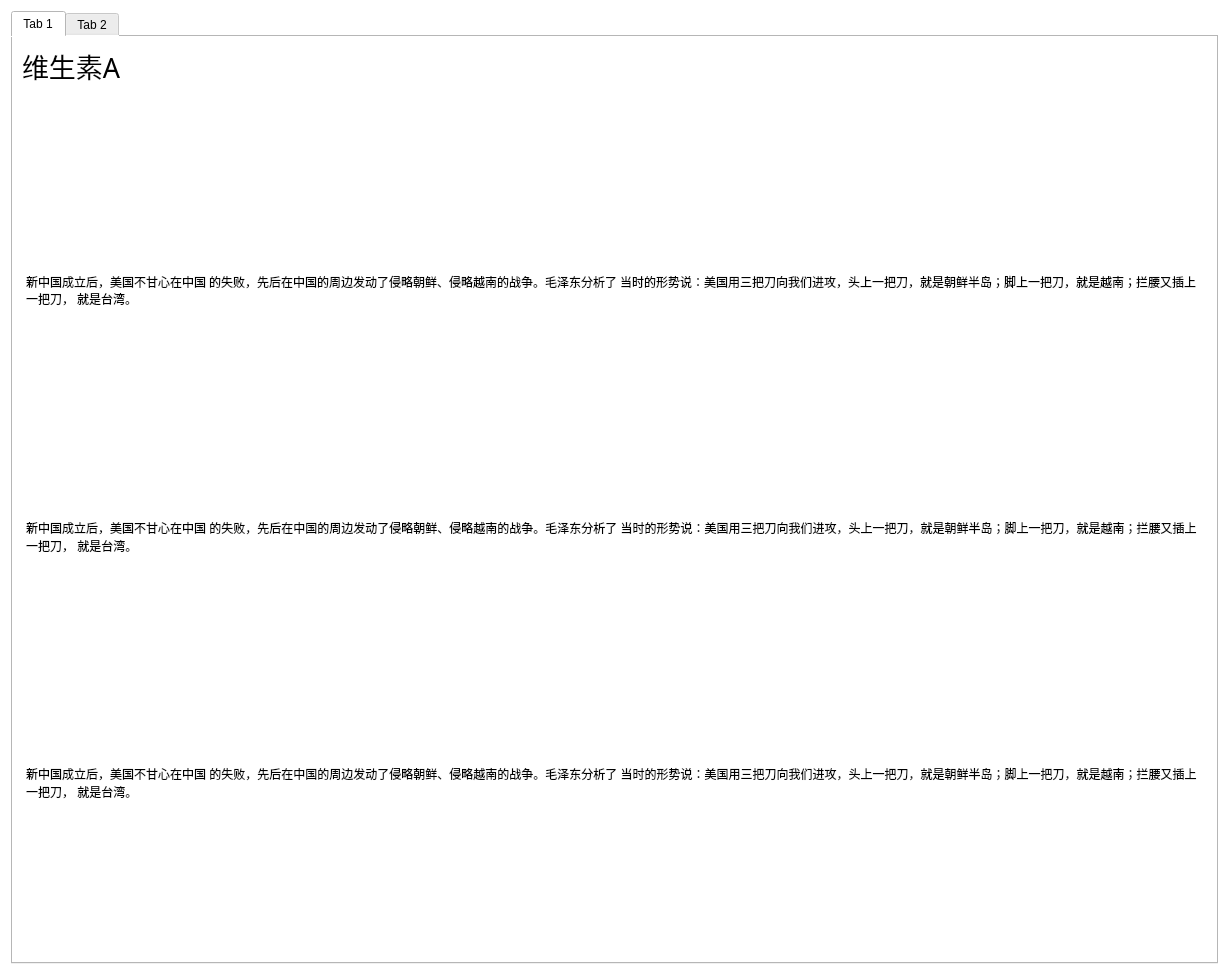
<?xml version="1.0" encoding="UTF-8"?>
<ui version="4.0">
 <class>Dialog</class>
 <widget class="QDialog" name="Dialog">
  <property name="geometry">
   <rect>
    <x>0</x>
    <y>0</y>
    <width>1229</width>
    <height>975</height>
   </rect>
  </property>
  <property name="windowTitle">
   <string>诊断结果</string>
  </property>
  <property name="styleSheet">
   <string notr="true">background-color : white;
</string>
  </property>
  <layout class="QVBoxLayout" name="verticalLayout">
   <item>
    <widget class="QTabWidget" name="tabWidget">
     <property name="currentIndex">
      <number>0</number>
     </property>
     <widget class="QWidget" name="tab">
      <attribute name="title">
       <string>Tab 1</string>
      </attribute>
      <layout class="QVBoxLayout" name="verticalLayout_2">
       <property name="spacing">
        <number>20</number>
       </property>
       <item>
        <widget class="QLabel" name="label">
         <property name="font">
          <font>
           <family>华文中宋</family>
           <pointsize>20</pointsize>
          </font>
         </property>
         <property name="text">
          <string>维生素A</string>
         </property>
        </widget>
       </item>
       <item>
        <spacer name="verticalSpacer">
         <property name="orientation">
          <enum>Qt::Vertical</enum>
         </property>
         <property name="sizeHint" stdset="0">
          <size>
           <width>20</width>
           <height>40</height>
          </size>
         </property>
        </spacer>
       </item>
       <item>
        <widget class="QLabel" name="label_4">
         <property name="text">
          <string/>
         </property>
         <property name="pixmap">
          <pixmap>pictures/pic1.png</pixmap>
         </property>
        </widget>
       </item>
       <item>
        <widget class="QTextBrowser" name="textBrowser">
         <property name="font">
          <font>
           <family>华文仿宋</family>
          </font>
         </property>
         <property name="styleSheet">
          <string notr="true">border : 0px ;</string>
         </property>
         <property name="html">
          <string>&lt;!DOCTYPE HTML PUBLIC &quot;-//W3C//DTD HTML 4.0//EN&quot; &quot;http://www.w3.org/TR/REC-html40/strict.dtd&quot;&gt;
&lt;html&gt;&lt;head&gt;&lt;meta name=&quot;qrichtext&quot; content=&quot;1&quot; /&gt;&lt;style type=&quot;text/css&quot;&gt;
p, li { white-space: pre-wrap; }
&lt;/style&gt;&lt;/head&gt;&lt;body style=&quot; font-family:'华文仿宋'; font-size:9pt; font-weight:400; font-style:normal;&quot;&gt;
&lt;p style=&quot; margin-top:0px; margin-bottom:0px; margin-left:0px; margin-right:0px; -qt-block-indent:0; text-indent:0px;&quot;&gt;新中国成立后，美国不甘心在中国 的失败，先后在中国的周边发动了侵略朝鲜、侵略越南的战争。毛泽东分析了 当时的形势说：美国用三把刀向我们进攻，头上一把刀，就是朝鲜半岛；脚上一把刀，就是越南；拦腰又插上一把刀， 就是台湾。&lt;/p&gt;&lt;/body&gt;&lt;/html&gt;</string>
         </property>
        </widget>
       </item>
       <item>
        <widget class="QLabel" name="label_2">
         <property name="text">
          <string/>
         </property>
         <property name="pixmap">
          <pixmap>pictures/pic2.png</pixmap>
         </property>
        </widget>
       </item>
       <item>
        <widget class="QTextBrowser" name="textBrowser_2">
         <property name="styleSheet">
          <string notr="true">border : 0px;</string>
         </property>
         <property name="html">
          <string>&lt;!DOCTYPE HTML PUBLIC &quot;-//W3C//DTD HTML 4.0//EN&quot; &quot;http://www.w3.org/TR/REC-html40/strict.dtd&quot;&gt;
&lt;html&gt;&lt;head&gt;&lt;meta name=&quot;qrichtext&quot; content=&quot;1&quot; /&gt;&lt;style type=&quot;text/css&quot;&gt;
p, li { white-space: pre-wrap; }
&lt;/style&gt;&lt;/head&gt;&lt;body style=&quot; font-family:'SimSun'; font-size:9pt; font-weight:400; font-style:normal;&quot;&gt;
&lt;p style=&quot; margin-top:0px; margin-bottom:0px; margin-left:0px; margin-right:0px; -qt-block-indent:0; text-indent:0px;&quot;&gt;&lt;span style=&quot; font-family:'华文仿宋';&quot;&gt;新中国成立后，美国不甘心在中国 的失败，先后在中国的周边发动了侵略朝鲜、侵略越南的战争。毛泽东分析了 当时的形势说：美国用三把刀向我们进攻，头上一把刀，就是朝鲜半岛；脚上一把刀，就是越南；拦腰又插上一把刀， 就是台湾。&lt;/span&gt;&lt;/p&gt;&lt;/body&gt;&lt;/html&gt;</string>
         </property>
        </widget>
       </item>
       <item>
        <widget class="QLabel" name="label_3">
         <property name="text">
          <string/>
         </property>
         <property name="pixmap">
          <pixmap>pictures/pic3.png</pixmap>
         </property>
        </widget>
       </item>
       <item>
        <widget class="QTextBrowser" name="textBrowser_3">
         <property name="styleSheet">
          <string notr="true">border : 0px;</string>
         </property>
         <property name="html">
          <string>&lt;!DOCTYPE HTML PUBLIC &quot;-//W3C//DTD HTML 4.0//EN&quot; &quot;http://www.w3.org/TR/REC-html40/strict.dtd&quot;&gt;
&lt;html&gt;&lt;head&gt;&lt;meta name=&quot;qrichtext&quot; content=&quot;1&quot; /&gt;&lt;style type=&quot;text/css&quot;&gt;
p, li { white-space: pre-wrap; }
&lt;/style&gt;&lt;/head&gt;&lt;body style=&quot; font-family:'SimSun'; font-size:9pt; font-weight:400; font-style:normal;&quot;&gt;
&lt;p style=&quot; margin-top:0px; margin-bottom:0px; margin-left:0px; margin-right:0px; -qt-block-indent:0; text-indent:0px;&quot;&gt;&lt;span style=&quot; font-family:'华文仿宋';&quot;&gt;新中国成立后，美国不甘心在中国 的失败，先后在中国的周边发动了侵略朝鲜、侵略越南的战争。毛泽东分析了 当时的形势说：美国用三把刀向我们进攻，头上一把刀，就是朝鲜半岛；脚上一把刀，就是越南；拦腰又插上一把刀， 就是台湾。&lt;/span&gt;&lt;/p&gt;&lt;/body&gt;&lt;/html&gt;</string>
         </property>
        </widget>
       </item>
      </layout>
     </widget>
     <widget class="QWidget" name="tab_2">
      <attribute name="title">
       <string>Tab 2</string>
      </attribute>
     </widget>
    </widget>
   </item>
  </layout>
 </widget>
 <resources/>
 <connections/>
</ui>
